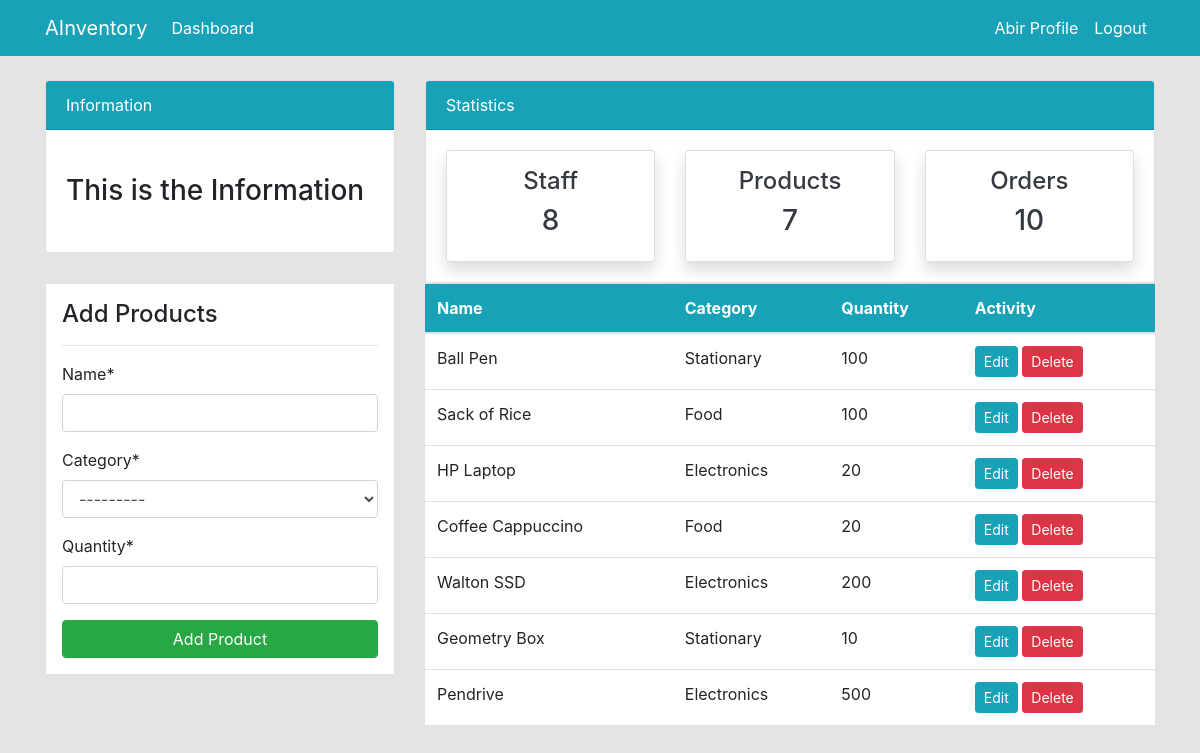
Page /product/ (signed in) on the committed database.
### dashboard/models.py (models this page shows, shortened)
class Product(models.Model):
    name = models.CharField(max_length=100, null = True)
    category = models.CharField(max_length=20, choices = CATEGORY, null = True)
    quantity = models.PositiveIntegerField(null = True)
    class Meta:
        verbose_name_plural = 'Product'

### dashboard/views.py (the view)
# urls.py: path('product/', views.product, name='dashboard-product'),
@login_required
def product(request):
    items = Product.objects.all() # using ORM
    product_count = items.count()
    workers_count = User.objects.all().count()
    orders_count = Order.objects.all().count()
    if request.method == 'POST':
        form = ProductForm(request.POST)
        if form.is_valid():
            form.save()
            product_name = form.cleaned_data.get('name')
            messages.success(request, f'{product_name} has been added')
            return redirect('dashboard-product')
    else:
        form = ProductForm()
    context={
        'items': items,
        'form': form,
        'workers_count': workers_count,
        'orders_count': orders_count,
        'product_count': product_count,
    }
    return render(request, 'dashboard/product.html', context)

### dashboard/forms.py
class ProductForm(forms.ModelForm):
    class Meta:
        model = Product
        fields = ['name', 'category', 'quantity']

### templates/dashboard/product.html (shortened to what this page needs)
{% extends 'partials/base.html' %}
{% load crispy_forms_tags %}
{% block content %}
{% include 'partials/topnav.html' %}
    <div class="container">
        <div class="row md-4">
            <div class="col-md-4">
                <div class="border bg-white p-3">
                    <h4>Add Products</h4>
                    <hr>
                    <form method="POST">
                        {{ form|crispy }}
                        <input class="btn btn-success btn-block" type="submit" value="Add Product">
                    </form>
                </div>
            </div>
            <div class="col-md-8">
                <table class="table bg-white">
                    <thead class="bg-info">
                        <tr class="text-white">
                            <th scope="col">Name</th>
                            <th scope="col">Category</th>
                            <th scope="col">Quantity</th>
                            <th scope="col">Activity</th>
                        </tr>
                    </thead>
                    <tbody>
                        {% for item in items %}
                        <tr>
                            <td>{{ item.name }}</td>
                            <td>{{ item.category }}</td>
                            <td>{{ item.quantity }}</td>
                            <td>
                                <a class="btn btn-info btn-sm" href="{% url 'dashboard-product-update' item.id %}">Edit</a>
                                <a class="btn btn-danger btn-sm" href="{% url 'dashboard-product-delete' item.id %}">Delete</a>
                            </td>
                        </tr>
                        {% endfor %}
                    </tbody>
                </table>
            </div>
        </div>
    </div>
{% endblock %}

### templates/partials/base.html (shortened to what this page needs)
{% load static %}
<!doctype html>
<html lang="en">
  <head>
    <link rel="stylesheet" href="https://cdn.jsdelivr.net/npm/bootstrap@4.6.0/dist/css/bootstrap.min.css">
    <link rel="stylesheet" href="{% static '/style.css' %}">
  </head>
  <body>
    {% include 'partials/nav.html' %}
    {% block content %}
    {% endblock %}
  </body>
</html>

### templates/partials/nav.html (shortened to what this page needs)
<nav class="navbar navbar-expand-lg navbar-info bg-info">
    {% if user.is_authenticated %}
    <div class="container">
        <a class="navbar-brand text-white" href="{% url 'dashboard-index' %}">AInventory</a>
        <div class="collapse navbar-collapse" id="navbarSupportedContent">
            <ul class="navbar-nav mr-auto">
                <li class="nav-item active">
                    <a class="nav-link text-white" href="{% url 'dashboard-index' %}">Dashboard </a>
                </li>
            </ul>
            <ul class="navbar-nav ml-auto">
                <li class="nav-item active">
                    <a class="nav-link text-white" href="{% url 'user-profile' %}">{{ user.username }} Profile </a>
                </li>
                <li class="nav-item">
                    <a class="nav-link text-white" href="{% url 'user-logout' %}">Logout</a>
                </li>
            </ul>
            {% endif %}
        </div>
    </div>
</nav>

### templates/partials/topnav.html (shortened to what this page needs)
<div class="container">
    <div class="row mt-4">
        <div class="col-md-4">
            <div class="card">
                <div class="card-header bg-info text-white">
                    Information
                </div>
                <div class="card-body">
                    <marquee behavior="" direction="">
                        <h3 class="my-4">This is the Information</h3>
                    </marquee>
                </div>
            </div>
        </div>
        <div class="col-md-8">
            <div class="card">
                <div class="card-header bg-info text-white">
                    Statistics
                </div>
                <div class="card-body">
                    <div class="row">
                        <div class="col-md-4">
                            <a class="text-decoration-none text-dark" href="{% url 'dashboard-staff' %}">
                                <div class="card my-card shadow text-center p-3">
                                    <h4>Staff </h4>
                                    <h3>{{ workers_count }}</h3>
                                </div>
                            </a>
                        </div>
                        <div class="col-md-4">
                            <a class="text-decoration-none text-dark" href="{% url 'dashboard-product' %}">
                                <div class="card my-card shadow text-center p-3">
                                    <h4>Products </h4>
                                    <h3>{{ product_count }}</h3>
                                </div>
                            </a>
                        </div>
                        <div class="col-md-4">
                            <a class="text-decoration-none text-dark" href="{% url 'dashboard-order' %}">
                                <div class="card my-card shadow text-center p-3">
                                    <h4>Orders </h4>
                                    <h3>{{ orders_count }}</h3>
                                </div>
                            </a>
                        </div>
                    </div>
                </div>
            </div>
        </div>
    </div>
</div>

### static/style.css (style rules this page uses)
body { background: rgb(230, 227, 227); }

### rows in the picture
Product: name "Ball Pen", category "Stationary", quantity "100"
Product: name "Sack of Rice", category "Food", quantity "100"
Product: name "HP Laptop", category "Electronics", quantity "20"
Product: name "Coffee Cappuccino", category "Food", quantity "20"
Product: name "Walton SSD", category "Electronics", quantity "200"
Product: name "Geometry Box", category "Stationary", quantity "10"
Product: name "Pendrive", category "Electronics", quantity "500"

### other values in the picture
{{ user.username }} "Abir"
{{ workers_count }} "8"
{{ product_count }} "7"
{{ orders_count }} "10"
